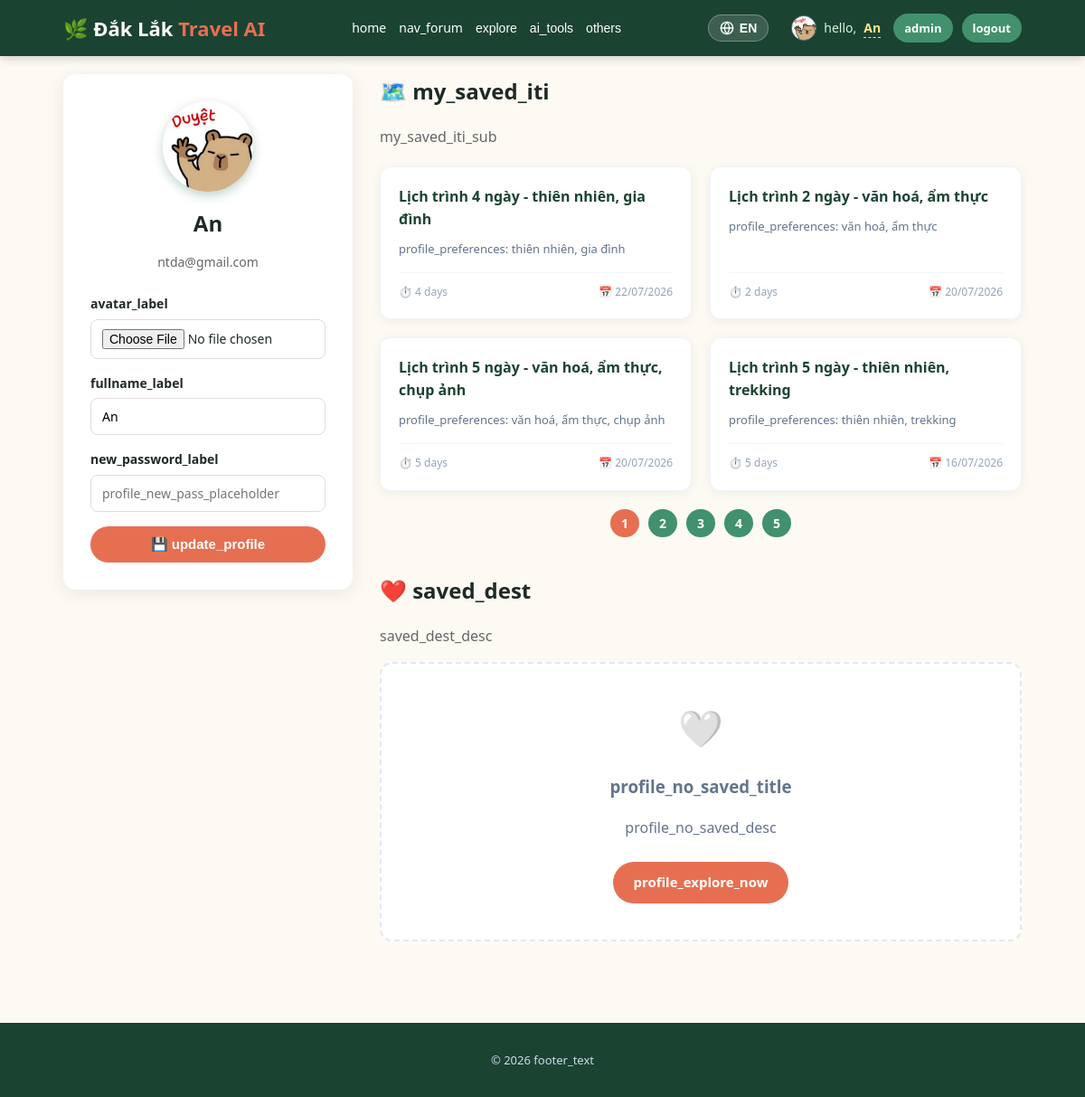
The app's page /profile.php (signed in) with its own data.
### tables this page shows
CREATE TABLE `users` (
  `id` int(11) NOT NULL,
  `full_name` varchar(150) NOT NULL,
  `email` varchar(150) NOT NULL,
  `google_id` varchar(100) DEFAULT NULL,
  `facebook_id` varchar(100) DEFAULT NULL,
  `password_hash` varchar(255) DEFAULT NULL,
  `role` enum('user','admin') DEFAULT 'user',
  `status` enum('active','banned') NOT NULL DEFAULT 'active',
  `reset_token` varchar(100) DEFAULT NULL,
  `reset_token_expires` datetime DEFAULT NULL,
  `created_at` timestamp NOT NULL DEFAULT current_timestamp(),
  `avatar` varchar(255) DEFAULT NULL,
  `is_verified` tinyint(1) DEFAULT 0,
  `verification_token` varchar(255) DEFAULT NULL
);

CREATE TABLE `itineraries` (
  `id` int(11) NOT NULL,
  `user_id` int(11) DEFAULT NULL,
  `title` varchar(255) NOT NULL,
  `days` int(11) NOT NULL DEFAULT 1,
  `preferences` varchar(500) DEFAULT NULL,
  `ai_raw_response` text DEFAULT NULL,
  `created_at` timestamp NOT NULL DEFAULT current_timestamp()
);

### includes/functions.php (called while the page is built, shortened)
<?php
function __(string $key): string
{
    static $langArr = null;
    if ($langArr === null) {
        $langCode = $_SESSION['lang'] ?? 'vi';
        $langFile = __DIR__ . '/lang_' . $langCode . '.php';
        if (file_exists($langFile)) {
            $langArr = require $langFile;
        } else {
            $langArr = require __DIR__ . '/lang_vi.php';
        }
    }
    return $langArr[$key] ?? $key;
}
function url(string $path): string
{
    return BASE_URL . $path;
}
function e(?string $str): string
{
    return htmlspecialchars($str ?? '', ENT_QUOTES, 'UTF-8');
}
function get_avatar(?string $avatarUrl): string
{
    if (preg_match('#/assets/images/(.*)$#', $avatarUrl, $matches)) {
        return url('/assets/images/' . $matches[1]);
    }
    return url($avatarUrl);
}
function translateItineraryDynamic(array $itinerary): array
{
    return $itinerary;
}
function currentUser(): ?array
{
    return $_SESSION['user'] ?? null;
}

### public/profile.php (the view, shortened to what this page needs)
<?php
require_once __DIR__ . '/../includes/functions.php';
$userSession = currentUser();
$db = getDB();
$stmt = $db->prepare("SELECT * FROM users WHERE id = ?");
$stmt->execute([$userSession['id']]);
$user = $stmt->fetch();
$itiLimit = 4;
$wishLimit = 4;
$itiPage = isset($_GET['iti_page']) && (int)$_GET['iti_page'] > 0 ? (int)$_GET['iti_page'] : 1;
$wishPage = isset($_GET['wish_page']) && (int)$_GET['wish_page'] > 0 ? (int)$_GET['wish_page'] : 1;
$itiOffset = ($itiPage - 1) * $itiLimit;
$wishOffset = ($wishPage - 1) * $wishLimit;
$stmtItiCount = $db->prepare("SELECT COUNT(*) FROM itineraries WHERE user_id = ?");
$stmtItiCount->execute([$user['id']]);
$totalItineraries = $stmtItiCount->fetchColumn();
$totalItiPages = ceil($totalItineraries / $itiLimit);
$stmt = $db->prepare("SELECT * FROM itineraries WHERE user_id = ? ORDER BY created_at DESC LIMIT $itiLimit OFFSET $itiOffset");
$stmt->execute([$user['id']]);
$itineraries = $stmt->fetchAll();
$stmt = $db->prepare("SELECT d.* FROM wishlists w JOIN destinations d ON w.destination_id = d.id WHERE w.user_id = ? ORDER BY w.created_at DESC LIMIT $wishLimit OFFSET $wishOffset");
$stmt->execute([$user['id']]);
$wishlists = $stmt->fetchAll();
include __DIR__ . '/../includes/header.php';
?>
<div class="profile-layout">
    <div>
        <div class="profile-card">
            <?php if (!empty($user['avatar'])): ?>
                <img src="<?= e(get_avatar($user['avatar'])) ?>" alt="Avatar" class="profile-avatar" style="object-fit: cover;">
            <?php else: ?>
                <img src="<?= e(get_avatar(null)) ?>" alt="Avatar" class="profile-avatar" style="object-fit: cover;">
            <?php endif; ?>
            <h2 style="margin: 0 0 4px;"><?= e($user['full_name']) ?></h2>
            <p style="color: #666; font-size: 14px; margin-bottom: 24px;"><?= e($user['email']) ?></p>
            <form method="POST" enctype="multipart/form-data" style="text-align: left;">
                <div class="form-group">
                    <label><?= __('avatar_label') ?></label>
                    <input type="file" name="avatar_upload" accept="image/*">
                </div>
                <div class="form-group">
                    <label><?= __('fullname_label') ?></label>
                    <input type="text" name="full_name" value="<?= e($user['full_name']) ?>" required>
                </div>
                <div class="form-group">
                    <label><?= __('new_password_label') ?></label>
                    <input type="password" name="new_password" placeholder="<?= __('profile_new_pass_placeholder') ?>">
                </div>
                <button type="submit" class="btn" style="width:100%;">💾 <?= __('update_profile') ?></button>
            </form>
        </div>
    </div>
    <div>
        <h2 style="margin-top:0;">🗺️ <?= __('my_saved_iti') ?></h2>
        <p style="color:#666;"><?= __('my_saved_iti_sub') ?></p>
        <?php if (empty($itineraries)): ?>
            <div class="empty-state">
                <div style="font-size: 40px; margin-bottom: 16px;">🧭</div>
                <h3><?= __('profile_no_iti_title') ?></h3>
                <p><?= __('profile_no_iti_desc') ?></p>
                <a href="<?= url('/public/itinerary.php') ?>" class="btn" style="margin-top: 10px; display: inline-block;"><?= __('profile_create_now') ?></a>
            </div>
        <?php else: ?>
            <div class="itinerary-grid">
                <?php foreach ($itineraries as $it):
                    $it = translateItineraryDynamic($it);
                ?>
                    <a href="<?= url('/public/itinerary_view.php?id=' . $it['id']) ?>" class="itinerary-card" style="text-decoration: none;">
                        <h3><?= e($it['title']) ?></h3>
                        <p><?= __('profile_preferences') ?>: <?= e($it['preferences'] ?: __('profile_no_pref')) ?></p>
                        <div class="itinerary-meta">
                            <span>⏱️ <?= e((string)$it['days']) ?> <?= __('days') ?></span>
                            <span>📅 <?= date('d/m/Y', strtotime($it['created_at'])) ?></span>
                        </div>
                    </a>
                <?php endforeach; ?>
            </div>
            <?php if (isset($totalItiPages) && $totalItiPages > 1): ?>
            <div class="pagination" style="display: flex; justify-content: center; gap: 10px; margin-top: 20px;">
                <?php for ($i = 1; $i <= $totalItiPages; $i++): ?>
                    <a href="?iti_page=<?= $i ?>&wish_page=<?= $wishPage ?>" class="btn <?= $i === $itiPage ? '' : 'secondary' ?>" style="padding: 5px 12px; font-size: 14px;">
                        <?= $i ?>
                    </a>
                <?php endfor; ?>
            </div>
            <?php endif; ?>
        <?php endif; ?>
        <h2 style="margin-top:40px;">❤️ <?= __('saved_dest') ?></h2>
        <p style="color:#666;"><?= __('saved_dest_desc') ?></p>
        <?php if (empty($wishlists)): ?>
            <div class="empty-state">
                <div style="font-size: 40px; margin-bottom: 16px;">🤍</div>
                <h3><?= __('profile_no_saved_title') ?></h3>
                <p><?= __('profile_no_saved_desc') ?></p>
                <a href="<?= url('/public/destinations.php') ?>" class="btn" style="margin-top: 10px; display: inline-block;"><?= __('profile_explore_now') ?></a>
            </div>
        <?php endif; ?>
    </div>
</div>
<?php include __DIR__ . '/../includes/footer.php'; ?>

### includes/header.php (shortened to what this page needs)
<!DOCTYPE html>
<html lang="vi">
<head>
<link rel="stylesheet" href="<?= url('/assets/css/style.css?v=' . time()) ?>">
</head>
<body>
<header class="site-header">
  <div class="container header-inner">
    <a href="<?= url('/public/index.php') ?>" class="logo">🌿 Đắk Lắk <span>Travel AI</span></a>
    <nav class="main-nav">
      <a href="<?= url('/public/index.php') ?>"><?= __('home') ?></a>
      <a href="<?= url('/public/forum.php') ?>"><?= __('nav_forum') ?></a>
      <div class="nav-dropdown">
        <button class="dropbtn"><?= __('explore') ?></button>
      </div>
      <div class="nav-dropdown">
        <button class="dropbtn"><?= __('ai_tools') ?></button>
      </div>
      <div class="nav-dropdown">
        <button class="dropbtn"><?= __('others') ?></button>
      </div>
    </nav>
    <div class="auth-area">
      <?php $currentLang = $_SESSION['lang'] ?? 'vi'; ?>
      <button type="button" data-lang-url="<?= url('/public/change_lang.php?lang=' . ($currentLang === 'vi' ? 'en' : 'vi')) ?>" class="lang-toggle" title="<?= $currentLang === 'vi' ? 'English' : 'Tiếng Việt' ?>" style="display:flex; align-items:center; gap:6px; cursor:pointer; color:inherit; margin-right:15px; font-weight:600; font-size:14px; padding:6px 12px; border-radius:20px; background:rgba(255,255,255,0.15); border:1px solid rgba(255,255,255,0.3); transition:all 0.3s ease; backdrop-filter:blur(5px);">
          <span><?= $currentLang === 'vi' ? 'EN' : 'VI' ?></span>
      </button>
      <?php $__u = currentUser(); ?>
      <?php if ($__u): ?>
        <span class="auth-greeting" style="display:flex; align-items:center; gap:8px;">
            <?php if (!empty($__u['avatar'])): ?>
                <img src="<?= e(get_avatar($__u['avatar'])) ?>" alt="Avatar" style="width:28px; height:28px; border-radius:50%; object-fit:cover; border:1px solid rgba(255,255,255,0.3);">
            <?php else: ?>
                <img src="<?= e(get_avatar(null)) ?>" alt="Avatar" style="width:28px; height:28px; border-radius:50%; object-fit:cover; border:1px solid rgba(255,255,255,0.3);">
            <?php endif; ?>
            <?= __('hello') ?>, <a href="<?= url('/public/profile.php') ?>" style="color:#fde68a;text-decoration:none;border-bottom:1px dashed #fde68a;" title="Profile"><strong><?= e($__u['full_name']) ?></strong></a>
        </span>
        <?php if ($__u['role'] === 'admin'): ?>
          <a href="<?= url('/admin/index.php') ?>" class="btn secondary"><?= __('admin') ?></a>
        <?php endif; ?>
        <a href="<?= url('/public/logout.php') ?>" class="btn secondary"><?= __('logout') ?></a>
      <?php else: ?>
        <a href="<?= url('/public/login.php') ?>" class="btn secondary"><?= __('login') ?></a>
        <a href="<?= url('/public/register.php') ?>" class="btn"><?= __('register') ?></a>
      <?php endif; ?>
    </div>
  </div>
</header>
<main class="container main-content">

### includes/footer.php (shortened to what this page needs)
</main>
<footer class="site-footer">
  <div class="container">
    <p>© <?= date('Y') ?> <?= __('footer_text') ?></p>
  </div>
</footer>
</body>
</html>

### assets/css/style.css (style rules this page uses)
:root { --green-900: #1b4332; --green-700: #2d6a4f; --green-500: #40916c; --green-100: #d8f3dc; --orange-500: #e76f51; --cream: #fdfaf4; --text-dark: #1f2a24; --radius: 14px; }
* { box-sizing: border-box; }
body { margin: 0; font-family: 'Segoe UI', Roboto, Arial, sans-serif; background: var(--cream); color: var(--text-dark); line-height: 1.55; }
.container { max-width: 1100px; margin: 0 auto; padding: 0 20px; }
.site-header { background: var(--green-900); color: white; padding: 14px 0; position: sticky; top: 0; z-index: 1000; box-shadow: 0 2px 10px rgba(0,0,0,0.2); }
.header-inner { display: flex; align-items: center; justify-content: space-between; flex-wrap: nowrap; gap: 15px; }
.logo { color: white; font-size: 22px; font-weight: 700; text-decoration: none; white-space: nowrap; }
.logo span { color: var(--orange-500); }
.main-nav { display: flex; align-items: center; flex-wrap: nowrap; gap: 14px; }
.main-nav a { color: white; text-decoration: none; font-size: 14px; white-space: nowrap; }
.nav-dropdown { position: relative; display: inline-block; }
.nav-dropdown .dropbtn { color: white; text-decoration: none; font-size: 14px; background: none; border: none; padding: 0; cursor: pointer; font-weight: normal; display: flex; align-items: center; gap: 4px; }
.auth-area { display: flex; align-items: center; flex-wrap: nowrap; gap: 10px; }
.auth-greeting { color: var(--green-100); font-size: 14px; margin-right: 4px; white-space: nowrap; }
.auth-greeting strong { max-width: 120px; display: inline-block; overflow: hidden; text-overflow: ellipsis; vertical-align: bottom; }
.auth-area .btn { padding: 6px 12px; font-size: 13px; white-space: nowrap; }
.btn { display: inline-block; background: var(--orange-500); color: white; padding: 11px 22px; border-radius: 30px; text-decoration: none; font-weight: 600; border: none; cursor: pointer; font-size: 15px; }
.btn.secondary { background: var(--green-500); }
.main-content { min-height: 60vh; padding-bottom: 50px; }
.form-group { margin-bottom: 16px; }
.form-group label { display: block; margin-bottom: 6px; font-weight: 600; font-size: 14px; }
.form-group input, .form-group select, .form-group textarea { width: 100%; padding: 10px 12px; border: 1px solid #ddd; border-radius: 8px; font-size: 14px; font-family: inherit; }
.site-footer { background: var(--green-900); color: #cde; text-align: center; padding: 18px 0; font-size: 13px; margin-top: 40px; }

### public/profile.php (style rules this page uses)
.profile-layout { display: grid; grid-template-columns: 320px 1fr; gap: 30px; align-items: start; margin-top: 20px; }
.profile-card { background: white; border-radius: var(--radius); padding: 30px; box-shadow: 0 4px 20px rgba(0,0,0,.08); text-align: center; }
.profile-avatar { width: 100px; height: 100px; border-radius: 50%; background: linear-gradient(135deg, var(--green-600), var(--green-400)); color: white; font-size: 36px; font-weight: 700; display: flex; align-items: center; justify-content: center; margin: 0 auto 16px; box-shadow: 0 4px 12px rgba(45,106,79,.3); }
.itinerary-grid { display: grid; grid-template-columns: repeat(auto-fill, minmax(280px, 1fr)); gap: 20px; margin-top: 20px; }
.itinerary-card { background: white; border-radius: 12px; padding: 20px; box-shadow: 0 2px 12px rgba(0,0,0,.06); border: 1px solid #f1f5f9; transition: transform 0.2s, box-shadow 0.2s; display: flex; flex-direction: column; }
.itinerary-card h3 { margin: 0 0 10px; font-size: 16px; color: var(--green-900); }
.itinerary-card p { margin: 0 0 16px; color: #64748b; font-size: 13px; flex-grow: 1; }
.itinerary-meta { display: flex; justify-content: space-between; align-items: center; font-size: 12px; color: #94a3b8; border-top: 1px solid #f1f5f9; padding-top: 12px; margin-top: auto; }
.empty-state { text-align: center; padding: 40px; background: white; border-radius: var(--radius); color: #64748b; border: 2px dashed #e2e8f0; }

### records on screen
users: avatar (picture), full_name "An", role "admin", email "ntda@gmail.com"
itineraries: title "Lịch trình 4 ngày - thiên nhiên, gia đình", preferences "thiên nhiên, gia đình", days "4", created_at "22/07/2026"
itineraries: title "Lịch trình 2 ngày - văn hoá, ẩm thực", preferences "văn hoá, ẩm thực", days "2", created_at "20/07/2026"
itineraries: title "Lịch trình 5 ngày - văn hoá, ẩm thực, chụp ảnh", preferences "văn hoá, ẩm thực, chụp ảnh", days "5", created_at "20/07/2026"
itineraries: title "Lịch trình 5 ngày - thiên nhiên, trekking", preferences "thiên nhiên, trekking", days "5", created_at "16/07/2026"

### other values on screen
__('home') "home"
__('nav_forum') "nav_forum"
__('explore') "explore"
__('ai_tools') "ai_tools"
__('others') "others"
__('hello') "hello"
__('logout') "logout"
__('avatar_label') "avatar_label"
__('fullname_label') "fullname_label"
__('new_password_label') "new_password_label"
__('update_profile') "update_profile"
__('my_saved_iti') "my_saved_iti"
__('my_saved_iti_sub') "my_saved_iti_sub"
__('saved_dest') "saved_dest"
__('saved_dest_desc') "saved_dest_desc"
